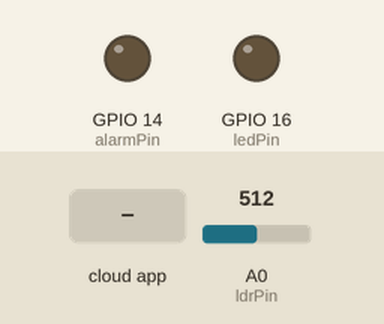
Bench run of a sketch on a simulated ESP8266 (NodeMCU). Shown: output pins drawn as LEDs (lit = HIGH). Dashed ring = blinking. The inputs (shaded band) are chosen by the test bench; at power-on: A0 (ldrPin) = 512. WiFi joins after 1.5 s; servers stay silent unless stated; the Firebase database answers and starts empty; what the sketch prints to the serial monitor is not drawn.

Above: at 1.6 s.
2.8 s: the phone or cloud app sets sensormode to 1
At 4.0 s:
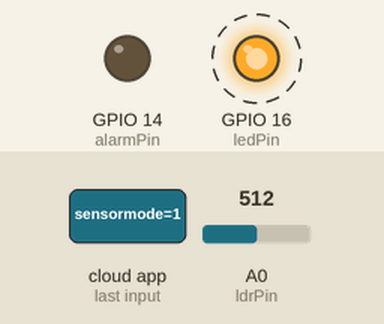
7.6 s: the phone or cloud app sets sensormode to 0
At 9.2 s:
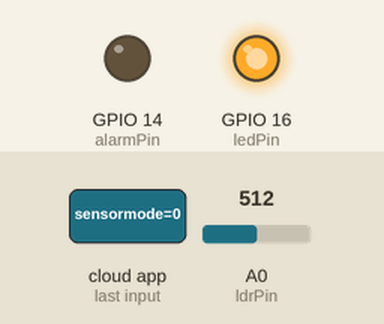
At 10.2 s:
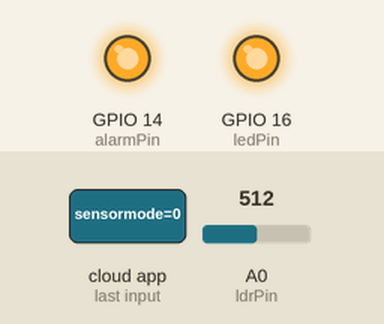
Timing chart, 0 to 18.4 s (numbered marks = the images above; inputs shaded):
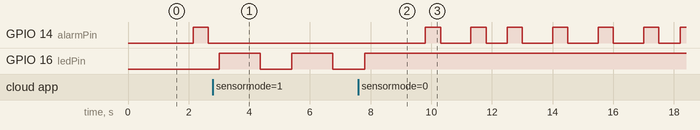

Measured:
- after the input at 2.8 s, GPIO 14 (alarmPin): stops changing and stays LOW; GPIO 16 (ledPin): alternates HIGH for 1.4 s and LOW for 1.1 s, starting after 0.20 s
- after the input at 7.6 s, GPIO 14 (alarmPin): LOW → HIGH after 2.2 s, → LOW 0.50 s later, → HIGH 1.0 s later, → LOW 0.50 s later, … (13 changes in this stretch); GPIO 16 (ledPin): goes on until 7.8 s, then stays HIGH

The sketch:

soundDetector.ino
```cpp
#include <FirebaseArduino.h>
#include <ESP8266WiFi.h>


#define FIREBASE_HOST "sound-bbcb8-default-rtdb.europe-west1.firebasedatabase.app"
#define FIREBASE_AUTH "wmEhpVeUumTeM0V9fgQek2jXJfAC71iHZ4ZM8RGA"
#define WIFI_SSID "iPhone od: Dime"
#define WIFI_PASSWORD "klotjevac1"


// analog pin used to connect the potentiometer
int val;
int ldrPin = A0;
int alarmOn = false;
int alarmPin = 14;
int ledPin = 16;

bool sensorMode = false;
bool lightOn;
bool canTurnLightOn = true;

void setup() {
  // put your setup code here, to run once:
  Serial.begin(9600);
  WiFi.begin(WIFI_SSID, WIFI_PASSWORD);
  Serial.print("connecting");
  while (WiFi.status() != WL_CONNECTED) {
    Serial.print(".");
    delay(500);
  }

  Serial.println();
  Serial.print("connected: ");
  Serial.println(WiFi.localIP());

  Firebase.begin(FIREBASE_HOST, FIREBASE_AUTH);
  pinMode(ldrPin, INPUT);
  pinMode(alarmPin, OUTPUT);
  pinMode(ledPin, OUTPUT);

}

int lastRefreshTime = 0;
int refreshTime = 2000;
void loop() {

  int ldrValue = analogRead(ldrPin);
  if(millis() -lastRefreshTime >= refreshTime) {
      lastRefreshTime += refreshTime;
      Serial.println("getaj podatke");
      alarmOn = Firebase.getBool("alarmon");
      sensorMode = Firebase.getBool("sensormode");
  }

  if(ldrValue > 230) {
    Serial.print(ldrValue);
    if(!sensorMode) {
      alarmOn = true;
      Firebase.setBool("alarmon", true);
          Serial.println("oglasavaj alarm");
         } else {
      if (alarmOn) {
        Serial.println("upali sijalicu");
        digitalWrite(ledPin, !digitalRead(ledPin));
        delay(1000);
    } else {
       digitalWrite(ledPin, LOW);
      }
    }
  }

  Buzz();

  if(!alarmOn && sensorMode) {
     digitalWrite(ledPin, LOW);
  }
  delay(50);
}

void Buzz() {
  if(alarmOn && !sensorMode) {
    delay(500);
    digitalWrite(alarmPin, HIGH);
    delay(500);
    digitalWrite(alarmPin, LOW);
  } else {
    digitalWrite(alarmPin, LOW);
  }
}
```
